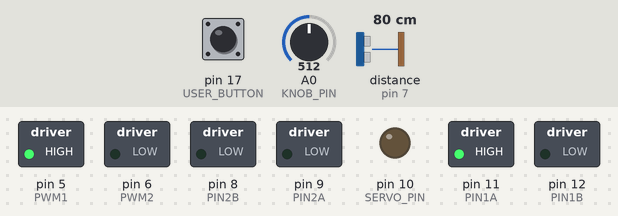
The sketch below on a simulated Arduino Uno, built with avr-gcc and run on an emulated ATmega328P. Parts: switched loads named in the sketch (green lamp = pin HIGH), output pins drawn as LEDs (lit = HIGH). Inputs (shaded band) come from the test bench; at power-on: distance to the obstacle (sensor on pin 7) 80 cm, A0 (KNOB_PIN) = 512, pin 17 (USER_BUTTON) LOW. The echo pulse lasts 58.3 µs per cm; what the sketch prints to the serial monitor is not drawn.

Above: at 1.2 s.
1.3 s: distance to the obstacle (sensor on pin 7) set to 54 cm
2.8 s: distance to the obstacle (sensor on pin 7) set to 45 cm
At 3.3 s:
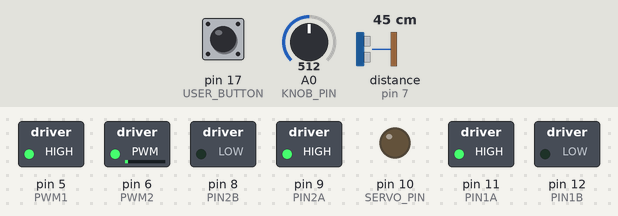
4.3 s: A0 (KNOB_PIN) set to 418
At 5.6 s:
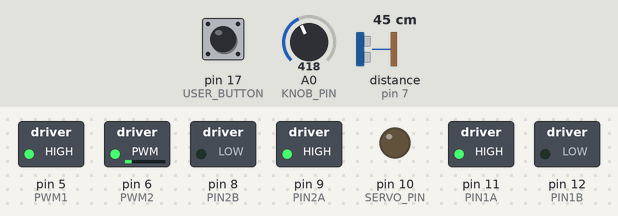
7.3 s: A0 (KNOB_PIN) set to 395
At 7.9 s:
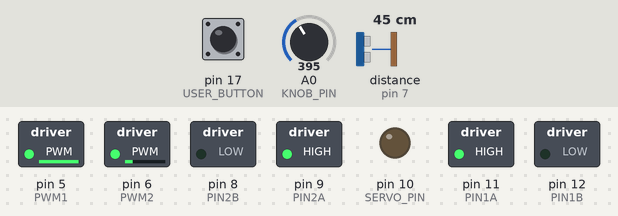
8.8 s: distance to the obstacle (sensor on pin 7) set to 2 cm
At 10.0 s:
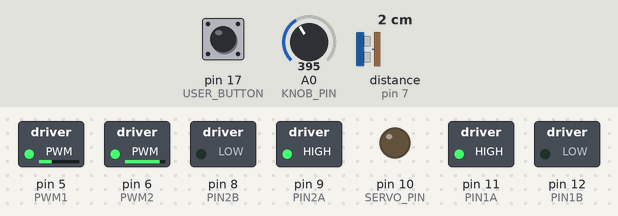
10.3 s: A0 (KNOB_PIN) set to 190
At 11.3 s:
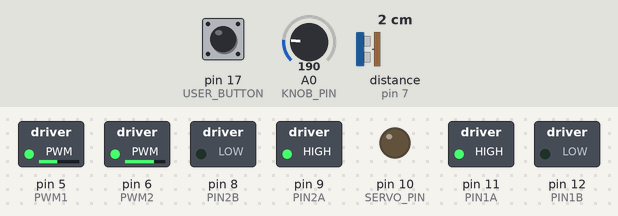
Timing chart, 0 to 12.8 s (numbered marks = the images above; inputs shaded):
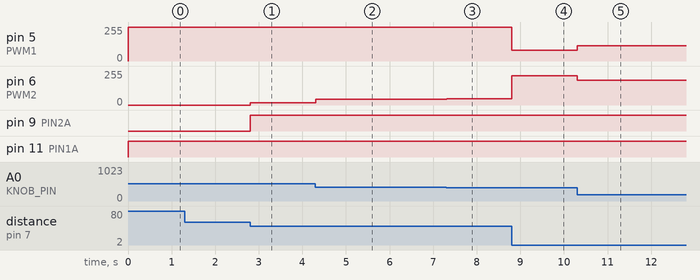

Measured:
- the behaviour switches between 49 and 48 cm on distance to the obstacle (sensor on pin 7) (found by bisection; images 0 and 1)
- after the input at 2.8 s, pin 6 (PWM2): 0/255 → 17/255 at once; pin 9 (PIN2A): LOW → HIGH at once
- after the input at 4.3 s, pin 6 (PWM2): 17/255 → 42/255 at once
- after the input at 7.3 s, pin 5 (PWM1): 255/255 → 252/255 at once; pin 6 (PWM2): 42/255 → 48/255 at once
- after the input at 8.8 s, pin 5 (PWM1): 252/255 → 79/255 at once; pin 6 (PWM2): 48/255 → 221/255 at once
- after the input at 10.3 s, pin 5 (PWM1): 79/255 → 116/255 at once; pin 6 (PWM2): 221/255 → 184/255 at once

The sketch:

ladybug_wall_follow.ino
```cpp
#include "defines.h"
#include <NewPing.h>

NewPing sonar(TRIGGER_PIN, ECHO_PIN, MAX_DISTANCE);

//*************//
//PID Constants//
float kp = 3.0;
float kd = 0;
//*************//

//More PID constants
int setpoint = 20;
int baseSpeed = 150;
int maxSpeed = 255;
int minSpeed = 0;

//PID variables
int pos, error, lastError;
int correction;
int motor1Speed, motor2Speed;

void setup() {
  Serial.begin(115200);

  //initialize the pins
  pinInit();

  //wait for the user to press the button
  while (digitalRead(USER_BUTTON)) {}
}

void loop() {
  kp = (float)analogRead(KNOB_PIN) / 100;

  pos = sonar.ping_cm();
  error = pos - setpoint;
  correction = (int)(kp * (float)error + kd * (float)(error - lastError));
  lastError = error;

  motor1Speed = baseSpeed + correction;
  motor2Speed = baseSpeed - correction;

  motor1Speed = constrain(motor1Speed, minSpeed, maxSpeed);
  motor2Speed = constrain(motor2Speed, minSpeed, maxSpeed);

  setSpeeds(motor1Speed, motor2Speed);

  Serial.print("po: "); Serial.print(pos); Serial.print("\t");
  Serial.print("er: "); Serial.print(error); Serial.print("\t");
  Serial.print("co: "); Serial.print(correction); Serial.print("\t");
  Serial.print("m1: "); Serial.print(motor1Speed); Serial.print("\t");
  Serial.println();
}
```

defines.h
```cpp
//Motor pin definitions
#define PIN1A 11
#define PIN1B 12
#define PIN2A 9
#define PIN2B 8
#define PWM1 5
#define PWM2 6

//Potentiometer pin
#define KNOB_PIN 14

//Sonar sensor pins
#define TRIGGER_PIN  4  // Arduino pin tied to trigger pin on the ultrasonic sensor.
#define ECHO_PIN     7  // Arduino pin tied to echo pin on the ultrasonic sensor.
#define MAX_DISTANCE 200 // Maximum distance we want to ping for (in centimeters). Maximum sensor distance is rated at 400-500cm.

//Servo pin
#define SERVO_PIN 10

//button pin
#define USER_BUTTON 17

//IR Reciever Pin
#define IR_PIN 2
```

utilities.ino
```cpp
//Set the speeds of the left and right motor.
//Inputs: speed1, speed2 are integers between -255 and 255
//Negative speed will set the motors in reverse, positive speed will set the
//motors foward, speed == 0 will set the motors to stop (coast).
void setSpeeds(int speed1, int speed2) {

  //make sure the speeds are in the range specified
  speed1 = constrain(speed1, -255, 255);
  speed2 = constrain(speed2, -255, 255);

  //set motor 1 direction
  if (speed1 == 0) {              //stop (coast)
    digitalWrite(PIN1A, LOW);
    digitalWrite(PIN1B, LOW);
  } else if (speed1 > 0) {        //forward
    digitalWrite(PIN1A, HIGH);
    digitalWrite(PIN1B, LOW);
  } else {                        //reverse
    digitalWrite(PIN1A, LOW);
    digitalWrite(PIN1B, HIGH);
  }

  //set motor 2 direction
  if (speed2 == 0) {              //stop (coast)
    digitalWrite(PIN2A, LOW);
    digitalWrite(PIN2B, LOW);
  } else if (speed2 > 0) {        //forward
    digitalWrite(PIN2A, HIGH);
    digitalWrite(PIN2B, LOW);
  } else {                        //reverse
    digitalWrite(PIN2A, LOW);
    digitalWrite(PIN2B, HIGH);
  }

  //set the PWM output for motor 1 and 2
  //use abs(speed) to ensure a positive number is sent to analogWrite
  analogWrite(PWM1, abs(speed1));
  analogWrite(PWM2, abs(speed2));
}

//Stop both motors and put them in brake mode
void brake() {
  analogWrite(PWM1, 0);
  analogWrite(PWM2, 0);
  digitalWrite(PIN1A, HIGH);
  digitalWrite(PIN1B, HIGH);
  digitalWrite(PIN2A, HIGH);
  digitalWrite(PIN2B, HIGH);
}

//Initialize the pin for the arduino kit
void pinInit() {
  //set motor pins to OUTPUT
  pinMode(PIN1A, OUTPUT);
  pinMode(PIN1B, OUTPUT);
  pinMode(PIN2A, OUTPUT);
  pinMode(PIN2B, OUTPUT);
  pinMode(PWM1, OUTPUT);
  pinMode(PWM2, OUTPUT);

  //Set Servo pin to output
  pinMode(SERVO_PIN, OUTPUT);

  //Set button pin to input
  pinMode(USER_BUTTON, INPUT);
}
```
